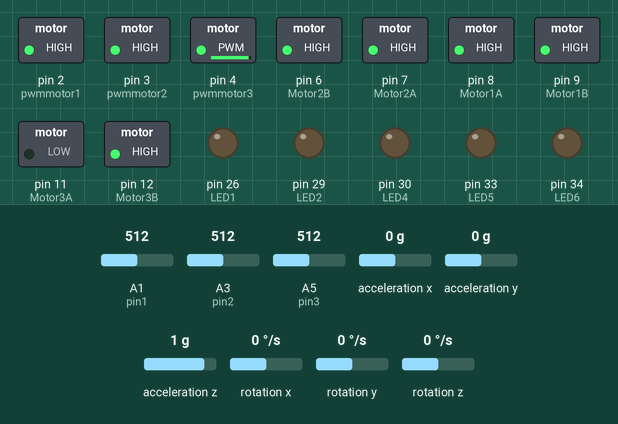
Recording of a sketch running on a simulated Arduino Mega 2560, built with avr-gcc and run on an emulated ATmega2560. On the bench: switched loads named in the sketch (green lamp = pin HIGH), output pins drawn as LEDs (lit = HIGH). Wiring (inferred from the names in the program): MPU-6050 motion sensor at I2C address 0x68. Inputs (shaded band) come from the test bench; at power-on: acceleration x 0 g, A3 (pin2) = 512, acceleration y 0 g, A1 (pin1) = 512, A5 (pin3) = 512, acceleration z 1 g, rotation x 0 °/s, rotation y 0 °/s, rotation z 0 °/s.

Above: at 1.2 s.
1.3 s: acceleration x set to -0.4 g
2.8 s: acceleration x set to -0.7 g
At 3.9 s:
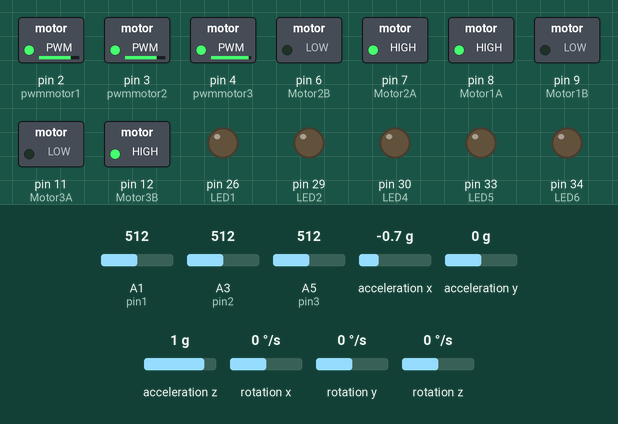
4.4 s: A3 (pin2) set to 363
5.9 s: A3 (pin2) set to 334
At 6.6 s:
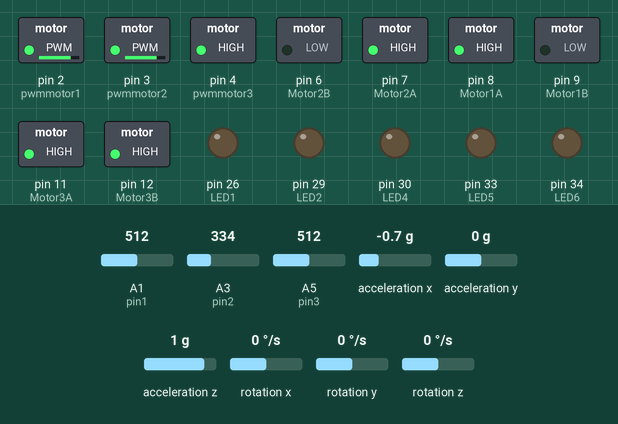
7.4 s: acceleration y set to -0.8 g
8.9 s: acceleration y set to -1.1 g
At 9.6 s:
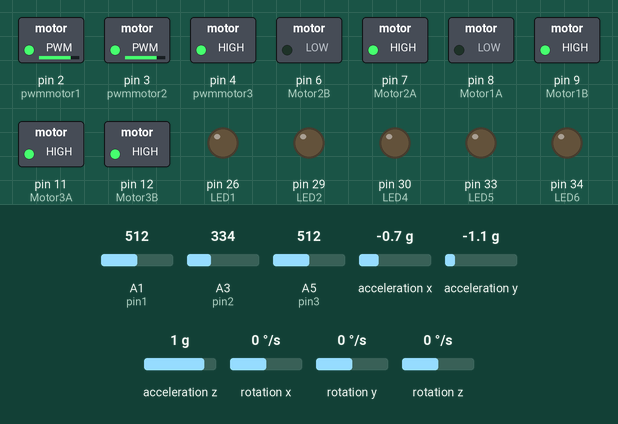
Timing chart, 0 to 11.5 s (numbered marks = the images above; inputs shaded):
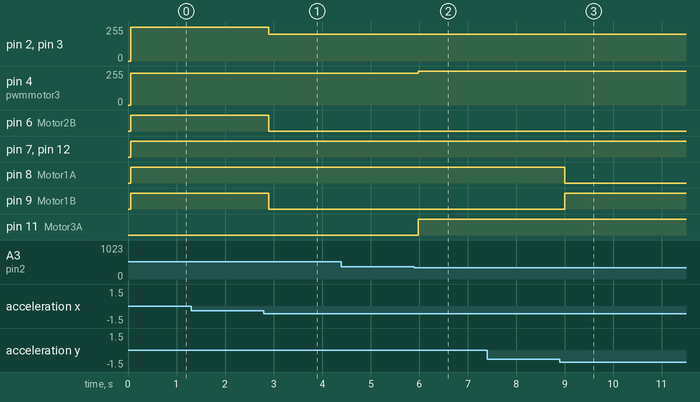

Measured:
- the behaviour switches between -0.5 and -0.6 g on acceleration x (found by bisection; images 0 and 1)
- the behaviour switches between 347 and 346 on A3 (pin2) (found by bisection; images 1 and 2)
- the behaviour switches between -0.9 and -1 g on acceleration y (found by bisection; images 2 and 3)
- after the input at 1.3 s, every drawn part: stays the same
- after the input at 2.8 s, pin 2 (pwmmotor1), pin 3 (pwmmotor2): 255/255 → 200/255 after 0.10 s; pin 6 (Motor2B), pin 9 (Motor1B): HIGH → LOW after 0.10 s
- after the input at 4.4 s, every drawn part: stays the same
- after the input at 5.9 s, pin 4 (pwmmotor3): 240/255 → 255/255 after 0.08 s; pin 11 (Motor3A): LOW → HIGH after 0.08 s
- after the input at 7.4 s, every drawn part: stays the same
- after the input at 8.9 s, pin 8 (Motor1A): HIGH → LOW after 0.10 s; pin 9 (Motor1B): LOW → HIGH after 0.10 s

The sketch:

I2C_Ap.ino
```cpp
/*Author-Sudarshan Sharma
Purpose-Full KTJ WAREHOUSE EVENT Code
*/


#include<Wire.h>


int read_count=0,tag_count=0;

char data_temp, RFID_data[13];

int LED1=26,LED2=29,LED4=30,LED5=33,LED6=34,LED7=37,LED9=38,LED10=41,number=0;

char s1[13]="000985643000";
char s2[13]="000870128800";
char s3[13]="000869548700";
char s4[13]="000959040800";


const int MPU_addr=0x68;  // I2C address of the MPU-6050
int16_t AcX,AcY,AcZ,Tmp,GyX,GyY,GyZ;
double timeStep=0.0001;
double arx,ary,grx=0,gry=0,rx,ry,xrx,yry;
int gyroScale=131;
int accthres=50;


int Motor1A=8;
int Motor1B=9;
int Motor2A=7;
int Motor2B=6;
int Motor3A=11, Motor3B=12;
double val;
int pwmmotor1=2, pwmmotor2=3, pwmmotor3=4;
int pin1=A1;
int pin2=A3;
int pin3=A5;

double a,b,c;
double angle;
double thresgyro=25;

void off()
{
  digitalWrite(LED1,LOW);
digitalWrite(LED2,LOW);
digitalWrite(LED5,LOW);
digitalWrite(LED4,LOW);
digitalWrite(LED6,LOW);
digitalWrite(LED7,LOW);
digitalWrite(LED9,LOW);
digitalWrite(LED10,LOW);
}


//Function To Tell Motors What To Do
void todo(double angleX,double angleY)
{
 // val=map(angleX,-90,90,-255,255);
if(abs(angleX)<thresgyro&&abs(angleY)<thresgyro)
{
  Serial.println("Stop");
  analogWrite(pwmmotor1,255);
  analogWrite(pwmmotor2,255);
  digitalWrite(Motor1A,HIGH);
  digitalWrite(Motor1B,HIGH);
  digitalWrite(Motor2A,HIGH);
  digitalWrite(Motor2B,HIGH);

}
else if(angleX>thresgyro)
{
  Serial.println("Forward");
  analogWrite(pwmmotor1,200);
  analogWrite(pwmmotor2,200);
  digitalWrite(Motor1A,LOW);
  digitalWrite(Motor1B,HIGH);
  digitalWrite(Motor2A,LOW);
  digitalWrite(Motor2B,HIGH);

}

else if(angleX<(-thresgyro))
{
  Serial.println("BackWard");

  analogWrite(pwmmotor1,200);
  analogWrite(pwmmotor2,200);
  digitalWrite(Motor1A,HIGH);
  digitalWrite(Motor1B,LOW);
  digitalWrite(Motor2A,HIGH);
  digitalWrite(Motor2B,LOW);

}

else if(angleY>thresgyro)
{

  analogWrite(pwmmotor1,200);
  analogWrite(pwmmotor2,200);
  digitalWrite(Motor1A,HIGH);
  digitalWrite(Motor1B,LOW);
  digitalWrite(Motor2A,LOW);
  digitalWrite(Motor2B,HIGH);
  Serial.println("Left");
}

else if(angleY<(-thresgyro))
{
    Serial.println("Right");

  analogWrite(pwmmotor1,200);
  analogWrite(pwmmotor2,200);
  digitalWrite(Motor1A,LOW);
  digitalWrite(Motor1B,HIGH);
  digitalWrite(Motor2A,HIGH);
  digitalWrite(Motor2B,LOW);
}


}

void fork(double accangle)
{
  if(abs(accangle)<accthres)
{
 // Serial.println("Stop");
  analogWrite(pwmmotor3,255);
  digitalWrite(Motor3A,HIGH);

  digitalWrite(Motor3B,HIGH);
}

else if(accangle>accthres)
{
 // Serial.println("Up");
   analogWrite(pwmmotor3,240);
  digitalWrite(Motor3A,LOW);

  digitalWrite(Motor3B,HIGH);
}
else if(accangle<(-accthres))
{
  //Serial.println("Down");
   analogWrite(pwmmotor3,240);
  digitalWrite(Motor3A,HIGH);
  digitalWrite(Motor3B,LOW);
}

}


//SetUp Begin

void setup(){


Serial1.begin(9600);

pinMode(LED1,OUTPUT);
  pinMode(LED2,OUTPUT);
  pinMode(LED10,OUTPUT);
  pinMode(LED4,OUTPUT);
  pinMode(LED5,OUTPUT);
  pinMode(LED6,OUTPUT);
  pinMode(LED7,OUTPUT);
  pinMode(LED9,OUTPUT);


  Wire.begin();
  Wire.beginTransmission(MPU_addr);
  Wire.write(0x6B);  // PWR_MGMT_1 register
  Wire.write(0);     // set to zero (wakes up the MPU-6050)
  Wire.endTransmission(true);

  pinMode(Motor1A,OUTPUT);
  pinMode(Motor1B,OUTPUT);
  pinMode(Motor2A,OUTPUT);
  pinMode(Motor2B,OUTPUT);
  pinMode(pwmmotor1,OUTPUT);
  pinMode(pwmmotor2,OUTPUT);

pinMode(pin1,INPUT);
pinMode(pin2,INPUT);
pinMode(pin3,INPUT);
//pinMode(13,OUTPUT);
 pinMode(Motor3A,OUTPUT);
  pinMode(Motor3B,OUTPUT);
  pinMode(pwmmotor3,OUTPUT);

}
//Loop Starts.

void loop(){

  Wire.beginTransmission(MPU_addr);
  Wire.write(0x3B);  // starting with register 0x3B (ACCEL_XOUT_H)
  Wire.endTransmission(false);
  Wire.requestFrom(MPU_addr,14,true);  // request a total of 14 registers
  AcX=Wire.read()<<8|Wire.read();  // 0x3B (ACCEL_XOUT_H) & 0x3C (ACCEL_XOUT_L)
  AcY=Wire.read()<<8|Wire.read();  // 0x3D (ACCEL_YOUT_H) & 0x3E (ACCEL_YOUT_L)
  AcZ=Wire.read()<<8|Wire.read();  // 0x3F (ACCEL_ZOUT_H) & 0x40 (ACCEL_ZOUT_L)
  Tmp=Wire.read()<<8|Wire.read();  // 0x41 (TEMP_OUT_H) & 0x42 (TEMP_OUT_L)
  GyX=Wire.read()<<8|Wire.read();  // 0x43 (GYRO_XOUT_H) & 0x44 (GYRO_XOUT_L)
  GyY=Wire.read()<<8|Wire.read();  // 0x45 (GYRO_YOUT_H) & 0x46 (GYRO_YOUT_L)
  GyZ=Wire.read()<<8|Wire.read();  // 0x47 (GYRO_ZOUT_H) & 0x48 (GYRO_ZOUT_L)

delay(10);
 arx = (180/3.141592) * asin(AcX/sqrt(pow(AcY,2)+pow(AcZ,2)+pow(AcX,2)));
ary = (180/3.141592) * asin(AcY/sqrt(pow(AcZ,2)+pow(AcY,2)+pow(AcX,2)));

GyX=GyX/gyroScale;
GyY=GyY/gyroScale;


 grx = grx + (timeStep * GyX);
 gry = gry + (timeStep * GyY);

  rx = (0.15 * arx) + (0.85 * grx);
ry = (0.15 * ary) + (0.85 * gry);

xrx=map(rx,-13.5,13.5,-90,90);
yry=map(ry,-13.5,13.5,-90,90);

a=analogRead(pin1);
delay(15);
b=analogRead(pin2);
delay(15);
c=analogRead(pin3);
delay(15);


angle=map(b,315,356,-90,90);
//Serial.println(angle);
todo(xrx,yry);
fork(angle);


if(Serial1.available()>0)
{
 data_temp=Serial1.read();
RFID_data[read_count]=data_temp;
read_count++;
 }

RFID_data[10]='0';
RFID_data[11]='0';
RFID_data[12]='\0';

if(read_count==12)
{

if(strcmp(RFID_data,s1)==0)
{


digitalWrite(LED1,HIGH);
digitalWrite(LED2,HIGH);
digitalWrite(LED5,HIGH);
digitalWrite(LED10,HIGH);
digitalWrite(LED9,HIGH);
digitalWrite(LED4,LOW);

  digitalWrite(LED7,LOW);

digitalWrite(LED6,LOW);

 // print 2A
}
else if(strcmp(RFID_data,s2)==0)
{
   //print 3A


 digitalWrite(LED1,HIGH);
digitalWrite(LED2,HIGH);
digitalWrite(LED5,HIGH);
digitalWrite(LED7,HIGH);
digitalWrite(LED9,HIGH);
digitalWrite(LED4,LOW);
digitalWrite(LED6,LOW);
digitalWrite(LED10,LOW);

}
else if(strcmp(RFID_data,s3)==0)
{
  //Print 1A

digitalWrite(LED1,HIGH);
  digitalWrite(LED7,HIGH);
  digitalWrite(LED4,LOW);
digitalWrite(LED6,LOW);
digitalWrite(LED10,LOW);
digitalWrite(LED2,LOW);
digitalWrite(LED5,LOW);
digitalWrite(LED9,LOW);


}

else if(strcmp(RFID_data,s4)==0)
{
  //print 4A

  digitalWrite(LED1,HIGH);
  digitalWrite(LED4,HIGH);
  digitalWrite(LED5,HIGH);
  digitalWrite(LED7,HIGH);
digitalWrite(LED2,LOW);
digitalWrite(LED6,LOW);
digitalWrite(LED10,LOW);

digitalWrite(LED9,LOW);


}

else
{

  Serial.println("Nothing Detected");
  //print 0
  digitalWrite(LED1,HIGH);
digitalWrite(LED2,HIGH);


digitalWrite(LED4,HIGH);
digitalWrite(LED6,HIGH);

digitalWrite(LED7,HIGH);
digitalWrite(LED9,HIGH);
digitalWrite(LED10,HIGH);
}
read_count=0;
}


}
```
